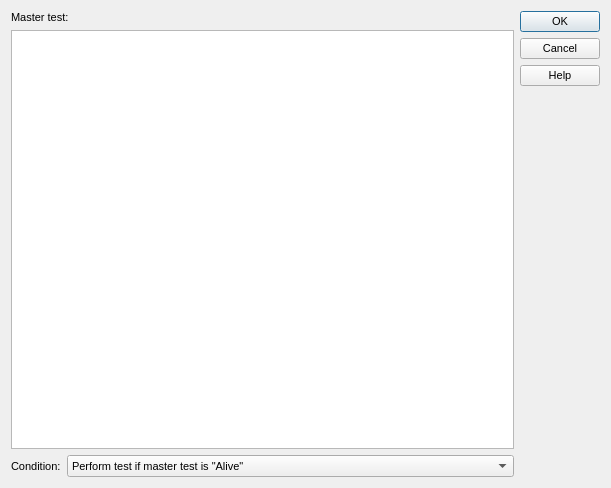
<?xml version="1.0" encoding="UTF-8"?>
<ui version="4.0">
 <class>AddMasterTestDlg</class>
 <widget class="QDialog" name="AddMasterTestDlg">
  <property name="geometry">
   <rect>
    <x>0</x>
    <y>0</y>
    <width>611</width>
    <height>488</height>
   </rect>
  </property>
  <property name="font">
   <font>
    <pointsize>8</pointsize>
   </font>
  </property>
  <property name="windowTitle">
   <string>Select test</string>
  </property>
  <layout class="QHBoxLayout" name="horizontalLayout_3">
   <item>
    <layout class="QVBoxLayout" name="verticalLayout">
     <item>
      <layout class="QHBoxLayout" name="horizontalLayout">
       <item>
        <widget class="QLabel" name="lblMasterTest">
         <property name="text">
          <string>Master test:</string>
         </property>
        </widget>
       </item>
       <item>
        <widget class="QLabel" name="lblSelectedTest">
         <property name="sizePolicy">
          <sizepolicy hsizetype="Expanding" vsizetype="Preferred">
           <horstretch>0</horstretch>
           <verstretch>0</verstretch>
          </sizepolicy>
         </property>
         <property name="font">
          <font>
           <weight>75</weight>
           <bold>true</bold>
          </font>
         </property>
         <property name="text">
          <string>&lt;not selected&gt;</string>
         </property>
        </widget>
       </item>
      </layout>
     </item>
     <item>
      <widget class="QTreeView" name="trvTests">
       <attribute name="headerVisible">
        <bool>false</bool>
       </attribute>
      </widget>
     </item>
     <item>
      <layout class="QHBoxLayout" name="horizontalLayout_2">
       <item>
        <widget class="QLabel" name="lblCondition">
         <property name="text">
          <string>Condition:</string>
         </property>
        </widget>
       </item>
       <item>
        <widget class="QComboBox" name="cmbCondition">
         <property name="sizePolicy">
          <sizepolicy hsizetype="Expanding" vsizetype="Fixed">
           <horstretch>0</horstretch>
           <verstretch>0</verstretch>
          </sizepolicy>
         </property>
         <item>
          <property name="text">
           <string>Perform test if master test is &quot;Alive&quot;</string>
          </property>
         </item>
         <item>
          <property name="text">
           <string>Perform test if master test is &quot;Alive&quot; or &quot;Unknown&quot;</string>
          </property>
         </item>
         <item>
          <property name="text">
           <string>Perform test if master test is &quot;Dead&quot;</string>
          </property>
         </item>
         <item>
          <property name="text">
           <string>Perform test if master test is &quot;Dead&quot; or &quot;Unknown&quot;</string>
          </property>
         </item>
        </widget>
       </item>
      </layout>
     </item>
    </layout>
   </item>
   <item>
    <layout class="QVBoxLayout" name="verticalLayout_2">
     <item>
      <widget class="QDialogButtonBox" name="buttonBox">
       <property name="orientation">
        <enum>Qt::Vertical</enum>
       </property>
       <property name="standardButtons">
        <set>QDialogButtonBox::Cancel|QDialogButtonBox::Help|QDialogButtonBox::Ok</set>
       </property>
      </widget>
     </item>
     <item>
      <spacer name="verticalSpacer">
       <property name="orientation">
        <enum>Qt::Vertical</enum>
       </property>
       <property name="sizeHint" stdset="0">
        <size>
         <width>20</width>
         <height>40</height>
        </size>
       </property>
      </spacer>
     </item>
    </layout>
   </item>
  </layout>
 </widget>
 <resources/>
 <connections>
  <connection>
   <sender>buttonBox</sender>
   <signal>accepted()</signal>
   <receiver>AddMasterTestDlg</receiver>
   <slot>accept()</slot>
   <hints>
    <hint type="sourcelabel">
     <x>248</x>
     <y>254</y>
    </hint>
    <hint type="destinationlabel">
     <x>157</x>
     <y>274</y>
    </hint>
   </hints>
  </connection>
  <connection>
   <sender>buttonBox</sender>
   <signal>rejected()</signal>
   <receiver>AddMasterTestDlg</receiver>
   <slot>reject()</slot>
   <hints>
    <hint type="sourcelabel">
     <x>316</x>
     <y>260</y>
    </hint>
    <hint type="destinationlabel">
     <x>286</x>
     <y>274</y>
    </hint>
   </hints>
  </connection>
 </connections>
</ui>
